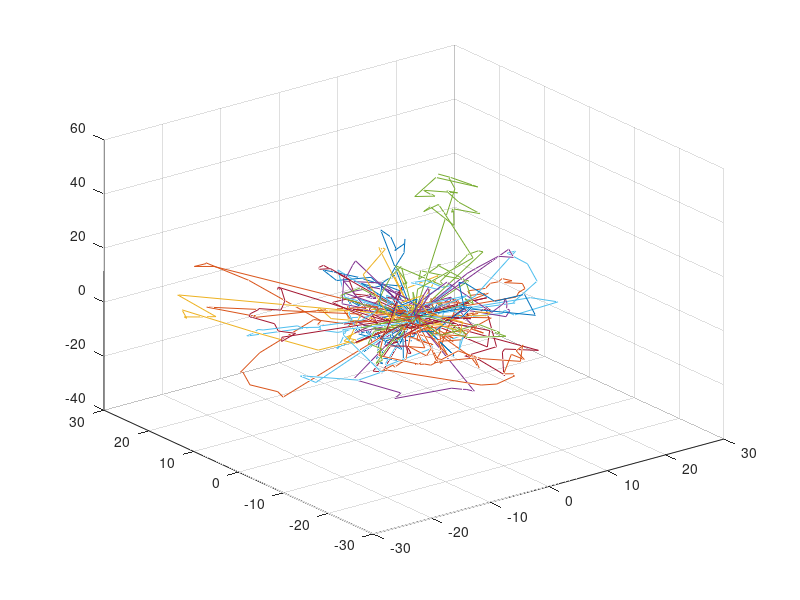

This chart was generated by the following MATLAB code: (Note: this script raises an error after producing the figure.)
% Jacob Miske
% 22.05 Pset 2
% Fall 2018

%All neutrons are born at 0,0,0. Medium is homogeneous. Only S and A.
%Cross sections independent of energy (monoenergetics)

%Clear variables
clc; clear all
%start time
tic
%Set problem constants
rng(1) %Select a random seed
neutrons = 100; %neutrons = 1e6; %number of neutrons to simulate
%Given cross section constants
waterSigmaA=0.030; waterSigmaS=0.270; waterSt=waterSigmaA+waterSigmaS;
graphiteSigmaA=0.0025; graphiteSigmaS=0.050; graphiteSt=graphiteSigmaA+graphiteSigmaS;
D2OSigmaA=0.0025;D2OSigmaS=0.025; D2OSt=D2OSigmaA+D2OSigmaS;
%Setting boundaries of computation
plottedN=100; scatLimit=200;
%Create placeholders 


%% Run for water

for i=1:neutrons
    %Generate Angles of initial direction
    phi=2*pi*rand(); cosNz=(1-2*rand()); sinNz=sqrt(1-cosNz^2);
    cosNx=sinNz*cos(phi); cosNy=sinNz*sin(phi);
    distanceX=0.0; distanceY=0.0; distanceZ=0.0; %Start at zero
    
    for j=2:1:scatLimit
        %For each neutron up until scatter limit, calculate some random
        %distance until next interaction with medium. Define distance in x,
        %y, and z by random incidence angles.
        distanceTravel=-log(rand())/waterSt;
        distanceX=distanceX+cosNx*distanceTravel; 
        distanceY=distanceY+cosNy*distanceTravel; 
        distanceZ=distanceZ+cosNz*distanceTravel;
        if i<=neutrons
            x(j,i)=distanceX;y(j,i)=distanceY;z(j,i)=distanceZ;
        end
        if rand() < real(waterSigmaS/waterSt)
            phi=2*pi*rand(); cosNz=(1-2*rand()); sinNz=sqrt(1-cosNz^2);
            cosNx=sinNz*cos(phi); cosNy=sinNz*sin(phi);
        else
            break;
        end
    end
end

% % Plot location of water points in 3D
figure(1) %First fig
for i = 1:(plottedN-2) %run through all events (s and eventually a)
    plot3(x(:,i),y(:,i),z(:,i))
    hold on; grid on
end
%Create x at end of neutron travel
for i =(plottedN-1)
    plot3(x(:,i), y(:,i), z(:,i), '-bX')
end
title('100 Neutron Paths in Light Water 3D')
xlabel('X (cm)');ylabel('Y (cm)');zlabel('Z (cm)'); %cross section units are (cm^-1)
%saveas(gcf,'Light Water Neutron Path 3D Projection.pdf')

%% Plot location of water points in 2D
figure(4);
for n=1:plottedN;
    plot(x(:,n),y(:,n)); hold on; grid on
end
xlabel('X')
ylabel('Y')
title('100 Light Water Neutron Paths on 2D Projection')
%saveas(gcf,'Light Water Neutron Path on 2D Projection.pdf')


%% %% Table Calculations for water
%Max number of collisions
waterMaxCol = size(x,1);
waterX = x; waterY = y; waterZ = z;

%Mean and Max # of collisions to absorption
%Assume neutron doesn't ever return to 0,0,0
collisionCounter = 0;
collisionsPerN = [];
%Relate each point in trace to previous point
distanceBetweenPoints = 0; 
distanceToOrigin = 0; originPoint=[0,0,0]
distanceBetweenN = [];
distanceFromOriginTracker = [];
% Reminds which point is under watch
currentPoint=[]; previousPoint=[]; twoPoints=[];

%Run through waterX, ...Y, ...Z
for j = 1:size(waterX,2) %1:100 number of saved neutrons
    collisionCounter=0; %reset iterator
    
    for i = 2:size(waterX,1) %2:37 (37 happens to be max(col.) -1 (origin))
        if waterX(i,j) ~= 0
            collisionCounter=collisionCounter+1;
        end
        %Define point at each spot in arrays
        currentPoint=[waterX(i,j),waterY(i,j),waterZ(i,j)]; previousPoint=[waterX(i-1,j),waterY(i-1,j),waterZ(i-1,j)];
        twoPoints=[currentPoint;previousPoint];
        %Use pdist function to figure distance along tracks
        distanceBetweenPoints = pdist(twoPoints);
        distanceToOrigin = pdist([currentPoint;originPoint]);
        %Fill arrays    
        distanceBetweenN(i-1,j) = distanceBetweenPoints;
        distanceFromOriginTracker(i-1,j) =distanceToOrigin;
        
    end
    %Save collisionCounter
    collisionsPerN(j) = (collisionCounter);
end
%Using written lists
waterMeanCollisions = mean(collisionsPerN);
waterMaxCollisions = max(collisionsPerN);

%% Calculating mean distance for the individual points, and for each
%neutron's path
%Runs a find function for non-zeros, only accounts them for each column
[~,ii,v] = find(distanceBetweenN);
waterMeanPntPntDistancePerN = accumarray(ii,v,[],@mean);
waterMeanPntPntDistance = mean(waterMeanPntPntDistancePerN);

%%  Derive 1/6 "mean square crow flight distance"
%Take list of distances from origin , square them, and find the mean (*1/6)

%Run through ...X, ...Y, ...Z
for j = 1:size(waterX,2) %1:100 number of saved neutrons
    collisionCounter=0; %reset iterator
    for i = 2:size(waterX,1) %2:37 (happens to be max(col.) -1 (origin))
        if waterX(i,j) ~= 0
            collisionCounter=collisionCounter+1;
        end
    end
    %Save collisionCounter
    collisionsPerN(j) = (collisionCounter);
    waterMeanSquareCrowFlight(j) =  distanceFromOriginTracker(collisionCounter,j);
    
end
%Run square root and then mean all values
waterMeanSquareCrowFlight = (waterMeanSquareCrowFlight).^2;
waterMeanSquareCrowFlight = mean(waterMeanSquareCrowFlight);
waterMeanSquareCrowFlight=waterMeanSquareCrowFlight*1/6;


%% Mean distance travelled between birth and absorption
%Runs a find function for non-zeros, only accounts them for each column
[~,ii,v] = find(distanceFromOriginTracker);
waterMeanPntOriginDistancePerN = accumarray(ii,v,[],@mean);
waterMeanPntOriginDistance = mean(waterMeanPntOriginDistancePerN);

%% Maximum distance of any neutron during flight (cm)
waterMaxFromOriginDistancePerN = max(distanceFromOriginTracker);
waterMaxFromOriginDistance = max(waterMaxFromOriginDistancePerN);

%% Mean distance travelled between birth and absorption adding between points
%Runs a find function for non-zeros, only accounts them for each column
[~,ii,v] = find(distanceBetweenN);
waterMeanPntOriginSumDistancePerN = accumarray(ii,v,[],@mean);
waterMeanPntOriginSumDistance = mean(waterMeanPntOriginSumDistancePerN);
 
%% Maximum distance of any neutron during flight (cm) adding between points
waterMaxFromOriginTotalDistancePerN = max(distanceBetweenN);
waterMaxFromOriginTotalDistance = max(waterMaxFromOriginTotalDistancePerN);





%% Run for graphite

for i=1:neutrons
    %Generate Angles of initial direction
    phi=2*pi*rand(); cosNz=(1-2*rand()); sinNz=sqrt(1-cosNz^2);
    cosNx=sinNz*cos(phi); cosNy=sinNz*sin(phi);
    distanceX=0.0; distanceY=0.0; distanceZ=0.0; %Start at zero
    
    for j=2:1:scatLimit
        %For each neutron up until scatter limit, calculate some random
        %distance until next interaction with medium. Define distance in x,
        %y, and z by random incidence angles.
        distanceTravel=-log(rand())/graphiteSt;
        distanceX=distanceX+cosNx*distanceTravel; 
        distanceY=distanceY+cosNy*distanceTravel; 
        distanceZ=distanceZ+cosNz*distanceTravel;
        if i<=neutrons
            x(j,i)=distanceX;y(j,i)=distanceY;z(j,i)=distanceZ;
        end
        if rand() < real(graphiteSigmaS/graphiteSt)
            phi=2*pi*rand(); cosNz=(1-2*rand()); sinNz=sqrt(1-cosNz^2);
            cosNx=sinNz*cos(phi); cosNy=sinNz*sin(phi);
        else
            break;
        end
    end
end

% Plot location of graphite points 
figure(2) %second fig
for i = 1:(size(x,2)-1) %run through all events (s and eventually a)
    plot3(x(:,i),y(:,i),z(:,i))
    hold on; grid on
end
%Create x at end of neutron travel
for i =(size(x,2))
    plot3(x(:,i), y(:,i), z(:,i), '-bX')
end
title('100 Neutron Paths in Graphite 3D')
xlabel('X (cm)');ylabel('Y (cm)');zlabel('Z (cm)'); %cross section units are (cm^-1)
%saveas(gcf,'Graphite Neutron Path 3D Projection.pdf')

%% Plot location of graphite points in 2D
figure(5);
for n=1:plottedN;
    plot(x(:,n),y(:,n)); hold on; grid on
end
xlabel('X (cm)')
ylabel('Y (cm)')
title('100 Graphite Neutron Paths on 2D Projection')
%saveas(gcf,'Graphite Neutron Path on 2D Projection.pdf')

%% %% Table Calculations for graphite
%Max number of collisions
graphiteMaxCol = size(x,1);
graphiteX = x; graphiteY = y; graphiteZ = z;

%Mean and Max # of collisions to absorption
%Assume neutron doesn't ever return to 0,0,0
collisionCounter = 0;
collisionsPerN = [];
%Relate each point in trace to previous point
distanceBetweenPoints = 0; 
distanceToOrigin = 0; originPoint=[0,0,0]
distanceBetweenN = [];
distanceFromOriginTracker = [];
% Reminds which point is under watch
currentPoint=[]; previousPoint=[]; twoPoints=[];

%Run through graphiteX, ...Y, ...Z
for j = 1:size(waterX,2) %1:100 number of saved neutrons
    collisionCounter=0; %reset iterator
    
    for i = 2:size(graphiteX,1) %happens to be max(col.) -1 (origin))
        if graphiteX(i,j) ~= 0
            collisionCounter=collisionCounter+1;
        end
        %Define point at each spot in arrays
        currentPoint=[graphiteX(i,j),graphiteY(i,j),graphiteZ(i,j)]; previousPoint=[graphiteX(i-1,j),graphiteY(i-1,j),graphiteZ(i-1,j)];
        twoPoints=[currentPoint;previousPoint];
        %Use pdist function to figure distance along tracks
        distanceBetweenPoints = pdist(twoPoints);
        distanceToOrigin = pdist([currentPoint;originPoint]);
        %Fill arrays    
        distanceBetweenN(i-1,j) = distanceBetweenPoints;
        distanceFromOriginTracker(i-1,j) =distanceToOrigin;
        
    end
    %Save collisionCounter
    collisionsPerN(j) = (collisionCounter);
end
%Using written lists
graphiteMeanCollisions = mean(collisionsPerN);
graphiteMaxCollisions = max(collisionsPerN);

%% Calculating mean distance for the individual points, and for each
%neutron's path
%Runs a find function for non-zeros, only accounts them for each column
[~,ii,v] = find(distanceBetweenN);
graphiteMeanPntPntDistancePerN = accumarray(ii,v,[],@mean);
graphiteMeanPntPntDistance = mean(graphiteMeanPntPntDistancePerN);

%%  Derive 1/6 "mean square crow flight distance"
%Take list of distances from origin, square them, and find the mean (*1/6)
%Run through ...X, ...Y, ...Z
for j = 1:size(graphiteX,2) %1:100 number of saved neutrons
    collisionCounter=0; %reset iterator
    for i = 2:size(graphiteX,1) %2:37 (happens to be max(col.) -1 (origin))
        if graphiteX(i,j) ~= 0
            collisionCounter=collisionCounter+1;
        end
    end
    %Save collisionCounter
    collisionsPerN(j) = (collisionCounter);
    graphiteMeanSquareCrowFlight(j) =  distanceFromOriginTracker(collisionCounter,j);
    
end
%Run square root and then mean all values
graphiteMeanSquareCrowFlight = (graphiteMeanSquareCrowFlight).^2;
graphiteMeanSquareCrowFlight = mean(graphiteMeanSquareCrowFlight);
graphiteMeanSquareCrowFlight=graphiteMeanSquareCrowFlight*1/6;


%% Mean distance travelled between birth and absorption
%Runs a find function for non-zeros, only accounts them for each column
[~,ii,v] = find(distanceFromOriginTracker);
graphiteMeanPntOriginDistancePerN = accumarray(ii,v,[],@mean);
graphiteMeanPntOriginDistance = mean(graphiteMeanPntOriginDistancePerN);


%% Maximum distance of any neutron during flight (cm)
graphiteMaxFromOriginDistancePerN = max(distanceFromOriginTracker);
graphiteMaxFromOriginDistance = max(graphiteMaxFromOriginDistancePerN);



%% Run for heavy water
for i=1:neutrons
    %Generate Angles of initial direction
    phi=2*pi*rand(); cosNz=(1-2*rand()); sinNz=sqrt(1-cosNz^2);
    cosNx=sinNz*cos(phi); cosNy=sinNz*sin(phi);
    distanceX=0.0; distanceY=0.0; distanceZ=0.0; %Start at zero
    
    for j=2:1:scatLimit
        %For each neutron up until scatter limit, calculate some random
        %distance until next interaction with medium. Define distance in x,
        %y, and z by random incidence angles.
        distanceTravel=-log(rand())/D2OSt;
        distanceX=distanceX+cosNx*distanceTravel;
        distanceY=distanceY+cosNy*distanceTravel;
        distanceZ=distanceZ+cosNz*distanceTravel;
        if i<=neutrons
            x(j,i)=distanceX;y(j,i)=distanceY;z(j,i)=distanceZ;
        end
        if rand() < real(D2OSigmaS/D2OSt)
            phi=2*pi*rand(); cosNz=(1-2*rand()); sinNz=sqrt(1-cosNz^2);
            cosNx=sinNz*cos(phi); cosNy=sinNz*sin(phi);
        else
            break;
        end
    end
end


% % Plot location of heavy water points
figure(3) %third fig
for i = 1:(size(x,2)-1) %run through all events (s and eventually a)
    plot3(x(:,i),y(:,i),z(:,i))
    hold on; grid on
end
%Create x at end of neutron travel
for i =(size(x,2))
    plot3(x(:,i), y(:,i), z(:,i), '-bX')
end
title('100 Neutron Paths in Heavy Water 3D')
xlabel('X (cm)');ylabel('Y (cm)');zlabel('Z (cm)'); %cross section units are (cm^-1)
%saveas(gcf,'Heavy Water Neutron Path 3D Projection.pdf')

%% Plot location of graphite points in 2D
figure(6);
for n=1:plottedN;
    plot(x(:,n),y(:,n)); hold on; grid on
end
xlabel('X (cm)')
ylabel('Y (cm)')
title('100 Heavy Water Neutron Paths on 2D Projection')
%saveas(gcf,'Heavy Water Neutron Path 2D Projection.pdf')


%% %% Table Calculations for heavy water
%Max number of collisions
D2OMaxCol = size(x,1);
D2OX = x; D2OY = y; D2OZ = z;

%Mean and Max # of collisions to absorption
%Assume neutron doesn't ever return to 0,0,0
collisionCounter = 0;
collisionsPerN = [];
%Relate each point in trace to previous point
distanceBetweenPoints = 0; 
distanceToOrigin = 0; originPoint=[0,0,0]
distanceBetweenN = [];
distanceFromOriginTracker = [];
% Reminds which point is under watch
currentPoint=[]; previousPoint=[]; twoPoints=[];

%Run through D2OX, ...Y, ...Z
for j = 1:size(D2OX,2) %1:100 number of saved neutrons
    collisionCounter=0; %reset iterator
    
    for i = 2:size(D2OX,1) %happens to be max(col.) -1 (origin))
        if D2OX(i,j) ~= 0
            collisionCounter=collisionCounter+1;
        end
        %Define point at each spot in arrays
        currentPoint=[D2OX(i,j),D2OY(i,j),D2OZ(i,j)]; previousPoint=[D2OX(i-1,j),D2OY(i-1,j),D2OZ(i-1,j)];
        twoPoints=[currentPoint;previousPoint];
        %Use pdist function to figure distance along tracks
        distanceBetweenPoints = pdist(twoPoints);
        distanceToOrigin = pdist([currentPoint;originPoint]);
        %Fill arrays    
        distanceBetweenN(i-1,j) = distanceBetweenPoints;
        distanceFromOriginTracker(i-1,j) =distanceToOrigin;
        
    end
    %Save collisionCounter
    collisionsPerN(j) = (collisionCounter);
end
%Using written lists
D2OMeanCollisions = mean(collisionsPerN);
D2OMaxCollisions = max(collisionsPerN);

%% Calculating mean distance for the individual points, and for each
%neutron's path
%Runs a find function for non-zeros, only accounts them for each column
[~,ii,v] = find(distanceBetweenN);
D2OMeanPntPntDistancePerN = accumarray(ii,v,[],@mean);
D2OMeanPntPntDistance = mean(D2OMeanPntPntDistancePerN);

%%  Derive 1/6 "mean square crow flight distance"
%Take list of distances from origin, square them, and find the mean (*1/6)
%Run through ...X, ...Y, ...Z
for j = 1:size(D2OX,2) %1:100 number of saved neutrons
    collisionCounter=0; %reset iterator
    for i = 2:size(D2OX,1) %2:37 (happens to be max(col.) -1 (origin))
        if D2OX(i,j) ~= 0
            collisionCounter=collisionCounter+1;
        end
    end
    %Save collisionCounter
    collisionsPerN(j) = (collisionCounter);
    D2OMeanSquareCrowFlight(j) =  distanceFromOriginTracker(collisionCounter,j);
    
end
%Run square root and then mean all values
D2OMeanSquareCrowFlight = (D2OMeanSquareCrowFlight).^2;
D2OMeanSquareCrowFlight = mean(D2OMeanSquareCrowFlight);
D2OMeanSquareCrowFlight=D2OMeanSquareCrowFlight*1/6;

%% Mean distance travelled between birth and absorption
%Runs a find function for non-zeros, only accounts them for each column
[~,ii,v] = find(distanceFromOriginTracker);
D2OMeanPntOriginDistancePerN = accumarray(ii,v,[],@mean);
D2OMeanPntOriginDistance = mean(D2OMeanPntOriginDistancePerN);

%% Maximum distance of any neutron during flight (cm)
D2OMaxFromOriginDistancePerN = max(distanceFromOriginTracker);
D2OMaxFromOriginDistance = max(D2OMaxFromOriginDistancePerN);


toc